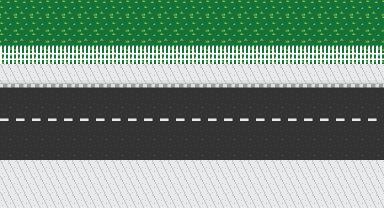

This is a level from a 2D game, rendered from its Tiled map with the project's own tilesets. A one-line summary and the map file follow, with tile-layer data summarised:
An orthogonal 24x13 tile map with 16x16 px tiles, 1 tile layer (Tile Layer 1).

<map version="1.0" tiledversion="1.0.3" orientation="orthogonal" renderorder="right-down" width="24" height="13" tilewidth="16" tileheight="16" nextobjectid="1">
 <tileset firstgid="1" name="tileset_ground" tilewidth="16" tileheight="16" tilecount="9" columns="3">
  <image source="tileset_ground.png" trans="ffffff" width="48" height="48" />
 </tileset>
 <layer name="Tile Layer 1" width="24" height="13">
  <data>[312 cells, 312 non-empty, 7 distinct tile ids]</data>
 </layer>
</map>